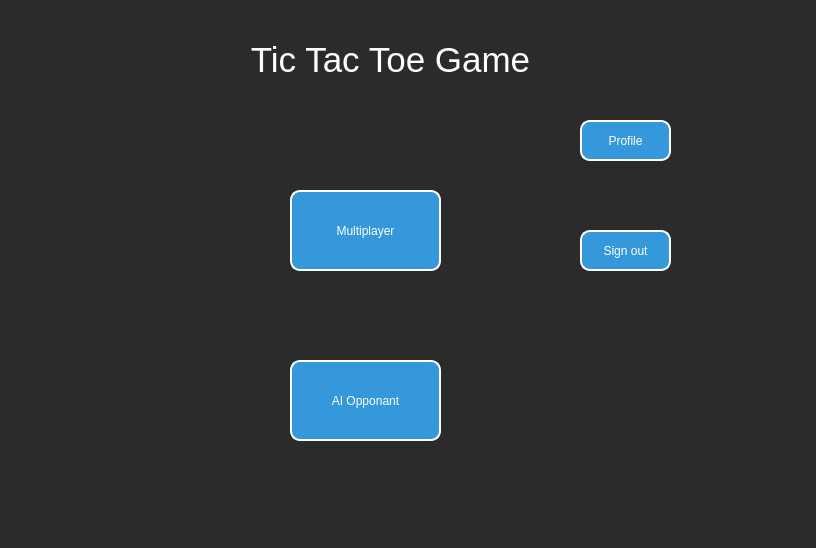
<?xml version="1.0" encoding="UTF-8"?>
<ui version="4.0">
 <class>MainWindow</class>
 <widget class="QMainWindow" name="MainWindow">
  <property name="geometry">
   <rect>
    <x>0</x>
    <y>0</y>
    <width>816</width>
    <height>548</height>
   </rect>
  </property>
  <property name="windowTitle">
   <string>MainWindow</string>
  </property>
  <property name="styleSheet">
   <string notr="true">background-color: rgb(43, 43, 43);
</string>
  </property>
  <widget class="QWidget" name="centralwidget">
   <widget class="QLabel" name="label">
    <property name="geometry">
     <rect>
      <x>210</x>
      <y>40</y>
      <width>361</width>
      <height>71</height>
     </rect>
    </property>
    <property name="styleSheet">
     <string notr="true">
font: 700 22pt &quot;Segoe UI&quot;;</string>
    </property>
    <property name="text">
     <string>&lt;html&gt;&lt;head/&gt;&lt;body&gt;&lt;p align=&quot;center&quot;&gt;&lt;span style=&quot; font-size:26pt; color:#ffffff;&quot;&gt;Tic Tac Toe Game&lt;/span&gt;&lt;/p&gt;&lt;p align=&quot;center&quot;&gt;&lt;span style=&quot; color:#ffffff;&quot;&gt;&lt;br/&gt;&lt;/span&gt;&lt;/p&gt;&lt;/body&gt;&lt;/html&gt;</string>
    </property>
   </widget>
   <widget class="QPushButton" name="btnAI">
    <property name="geometry">
     <rect>
      <x>290</x>
      <y>360</y>
      <width>151</width>
      <height>81</height>
     </rect>
    </property>
    <property name="styleSheet">
     <string notr="true">QPushButton {
	font: 12pt &quot;Segoe UI&quot;;
    background-color: #3498db; /* Background color */
    color: #ffffff;            /* Text color */
    border: 2px solid #ffffff; /* Border color and width */
    border-radius: 10px;       /* Edges sharpness */
    padding: 5px;              /* Padding for better spacing */

}</string>
    </property>
    <property name="text">
     <string>AI Opponant</string>
    </property>
   </widget>
   <widget class="QPushButton" name="btnMulti">
    <property name="geometry">
     <rect>
      <x>290</x>
      <y>190</y>
      <width>151</width>
      <height>81</height>
     </rect>
    </property>
    <property name="styleSheet">
     <string notr="true">QPushButton {
	font: 12pt &quot;Segoe UI&quot;;
    background-color: #3498db; /* Background color */
    color: #ffffff;            /* Text color */
    border: 2px solid #ffffff; /* Border color and width */
    border-radius: 10px;       /* Edges sharpness */
    padding: 5px;              /* Padding for better spacing */

}</string>
    </property>
    <property name="text">
     <string>Multiplayer</string>
    </property>
   </widget>
   <widget class="QPushButton" name="btnProfile">
    <property name="geometry">
     <rect>
      <x>580</x>
      <y>120</y>
      <width>91</width>
      <height>41</height>
     </rect>
    </property>
    <property name="styleSheet">
     <string notr="true">QPushButton {
	font: 12pt &quot;Segoe UI&quot;;
    background-color: #3498db; /* Background color */
    color: #ffffff;            /* Text color */
    border: 2px solid #ffffff; /* Border color and width */
    border-radius: 10px;       /* Edges sharpness */
    padding: 5px;              /* Padding for better spacing */

}</string>
    </property>
    <property name="text">
     <string>Profile</string>
    </property>
   </widget>
   <widget class="QPushButton" name="signout">
    <property name="geometry">
     <rect>
      <x>580</x>
      <y>230</y>
      <width>91</width>
      <height>41</height>
     </rect>
    </property>
    <property name="styleSheet">
     <string notr="true">QPushButton {
    background-color: #3498db; /* Background color */
    color: #ffffff;            /* Text color */
    border: 2px solid #ffffff; /* Border color and width */
    border-radius: 10px;       /* Edges sharpness */
    padding: 5px;              /* Padding for better spacing */

}</string>
    </property>
    <property name="text">
     <string>Sign out</string>
    </property>
   </widget>
   <widget class="QLabel" name="label_pic_1">
    <property name="geometry">
     <rect>
      <x>690</x>
      <y>220</y>
      <width>61</width>
      <height>61</height>
     </rect>
    </property>
    <property name="text">
     <string/>
    </property>
   </widget>
   <widget class="QLabel" name="label_pic_2">
    <property name="geometry">
     <rect>
      <x>690</x>
      <y>110</y>
      <width>61</width>
      <height>61</height>
     </rect>
    </property>
    <property name="text">
     <string/>
    </property>
   </widget>
   <widget class="QLabel" name="label_pic_7">
    <property name="geometry">
     <rect>
      <x>190</x>
      <y>200</y>
      <width>81</width>
      <height>71</height>
     </rect>
    </property>
    <property name="text">
     <string/>
    </property>
   </widget>
   <widget class="QLabel" name="label_pic_8">
    <property name="geometry">
     <rect>
      <x>190</x>
      <y>370</y>
      <width>81</width>
      <height>71</height>
     </rect>
    </property>
    <property name="text">
     <string/>
    </property>
   </widget>
  </widget>
 </widget>
 <resources/>
 <connections/>
</ui>
